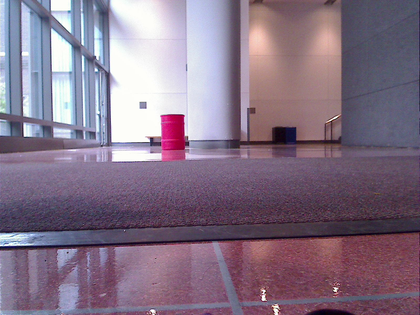
%> input picture project_1/test/1.png, 420 x 315 px, shrunk from 1600 x 1200 before the run; its folder holds only this picture in this run
$ octave test_detection.m   (GNU Octave 9; MATLAB toolbox functions it lacks are replaced by stand-ins)
%> lines starting %> are read from the running program, lines starting %| are printed output that depends on the picture; in (x1, y1, x2, y2) boxes, pixels count from 0 and x2, y2 are one past the last pixel; in counts of white or black regions, pixels touching at a corner belong together; the program's own positions count from 1
%> further down, im is the input picture: size 315x420x3 uint8; mean R, G, B 132.1, 114.6, 134
### project_1/test/detect_barrel.m
function [x, y, d] = detect_barrel(rgbim)
load('model.mat');

% get image
G = fspecial('gaussian',[10 10],10);
rgbim = imfilter(rgbim,G,'same');
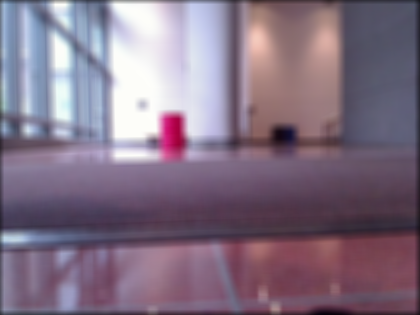
%> rgbim: size 315x420x3 uint8; mean R, G, B 130.4, 113, 132.1
im = rgb2ycbcr(rgbim);
%> im: size 315x420x3 uint8; mean of channels 1, 2, 3 119.4, 133.8, 134.3
[r,c,~] = size(im);
%> r = 315; c = 420

% get pixel values
Y = reshape(im(:,:,1),r*c,1);
Cb = reshape(im(:,:,2),r*c,1);
Cr = reshape(im(:,:,3),r*c,1);
colors = double([Y Cb Cr]);

S = [];
iteration = 1;
while isempty(S) && iteration ~= length(models)
    % calculate probability density of each pixel
    P = zeros(r*c,models{iteration}.model1.num_clusters+models{iteration}.model2.num_clusters);
    DM = zeros(r*c,models{iteration}.model1.num_clusters+models{iteration}.model2.num_clusters);
    for j = 1:models{iteration}.model1.num_clusters
        P(:,j) = compute_gaussian_density(colors,models{iteration}.model1.mean(j,:),models{iteration}.model1.cov{j});
        mean_centered = bsxfun(@minus,colors,models{iteration}.model1.mean(j,:));
        DM(:,j) = sqrt(sum((mean_centered/models{iteration}.model1.cov{j}).*mean_centered,2));
    end
    for j = models{iteration}.model1.num_clusters+1:models{iteration}.model1.num_clusters+models{iteration}.model2.num_clusters
        P(:,j) = compute_gaussian_density(colors,models{iteration}.model2.mean(j-models{iteration}.model1.num_clusters,:),models{iteration}.model2.cov{j-models{iteration}.model1.num_clusters});
        mean_centered = bsxfun(@minus,colors,models{iteration}.model2.mean(j-models{iteration}.model1.num_clusters,:));
        DM(:,j) = sqrt(sum((mean_centered/models{iteration}.model2.cov{j-models{iteration}.model1.num_clusters}).*mean_centered,2));
    end

    [~,idx] = max(DM,[],2);
    mask = reshape(idx > models{iteration}.model1.num_clusters,r,c);
    se_o = strel('square',25);
    se_c = strel('square',8);
    mask = imclose(mask,se_c);
    mask = imopen(mask,se_o);

    CC = bwconncomp(mask);
    S = regionprops(CC);
    indicator = false(length(S),1);
    BB_size = zeros(length(S),2);
    Area = zeros(length(S),1);
    for j = 1:length(S)
        BB_size(j,:) = S(j).BoundingBox(3:4);
        Area(j) = S(j).Area;
    end
    a_filt = Area >= 2280;
    S = S(a_filt);
    depth = zeros(length(S),1);

    for j = 1:length(S)
        [w,w_idx] = min(S(j).BoundingBox(3:4));
        [h,~] = max(S(j).BoundingBox(3:4));
        if abs(w/h-40/57)/(40/57) < 0.3
            indicator(j) = true;
        end
        if w_idx == 1
            depth(j) = 40*11.35/w;
        else
            depth(j) = 57*11.35/h;
        end
    end
    S = S(indicator);
    depth = depth(indicator);

    x = zeros(length(S),1);
    y = zeros(length(S),1);
    d = zeros(length(S),1);
    for j = 1:length(S)
        x(j) = S(j).Centroid(1);
        y(j) = S(j).Centroid(2);
        d(j) = depth(j);
    end
    iteration = iteration+1;
end
%> this loop made 2 passes
%> (CC, S) on pass 1: (0 connected components, 0 regions)
%> (CC, a_filt, S) on pass 2: (2 connected components, [false; false], 0 regions)
%> pass 1, in detect_barrel, `mask = reshape(idx > models{iteration}.model1.num_clusters,r,c);`:
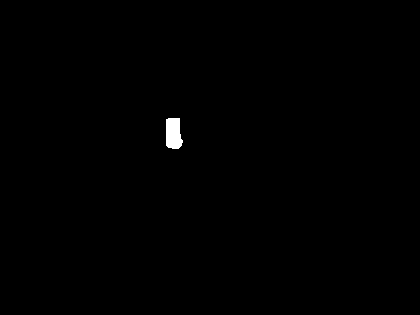
%> mask: size 315x420 logical; 0.34% white; 1 white region, box (x1, y1, x2, y2) and area: (166, 118, 183, 149) 445
%> pass 2, in detect_barrel, `mask = reshape(idx > models{iteration}.model1.num_clusters,r,c);`:
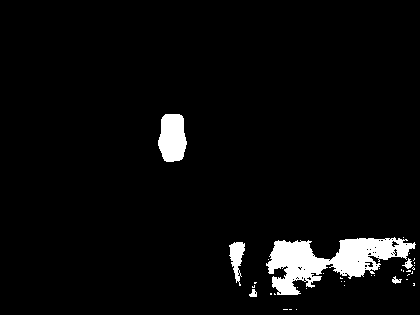
%> mask: size 315x420 logical; 4.4% white; 37 white regions (31 under 20 px), largest, box (x1, y1, x2, y2) and area: (266, 237, 416, 295) 4088, (158, 114, 187, 162) 1118, (229, 242, 245, 286) 375, (402, 258, 413, 269) 54, (249, 289, 257, 297) 42, (392, 276, 402, 284) 40
%> pass 2, in detect_barrel, `mask = imclose(mask,se_c);`:
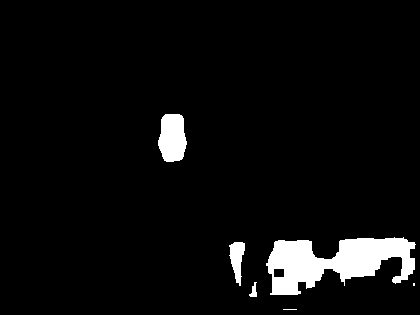
%> mask: size 315x420 logical; 5% white; 6 white regions (2 under 20 px), largest, box (x1, y1, x2, y2) and area: (266, 237, 416, 295) 5008, (158, 114, 187, 162) 1118, (229, 242, 245, 286) 420, (249, 282, 257, 297) 67
%> after the loop, Area = [1513; 1501]; BB_size = [41 41; 42 37]; iteration = 3

### project_1/test/test_detection.m
clear all
dirstruct = dir('*.png');
xf = cell(length(dirstruct),1);
df = xf;
yf = df;

for i = 1:length(dirstruct),

    % Current test image
    im = imread(dirstruct(i).name);

    % Run detection algorithm
    [x, y, d] = detect_barrel(im);
%> x = []; y = []; d = []

    xf{i} = x;
    yf{i} = y;
    df{i} = d;

    % [10 lines of commented-out code are left out]
end
for i = 1:length(xf)
    fprintf('\niteration: %d\n',i)
    disp(xf{i})
    disp(yf{i})
    disp(df{i})
end
%> this loop made 1 pass
%| iteration: 1
%| [](0x1)
%| [](0x1)
%| [](0x1)
